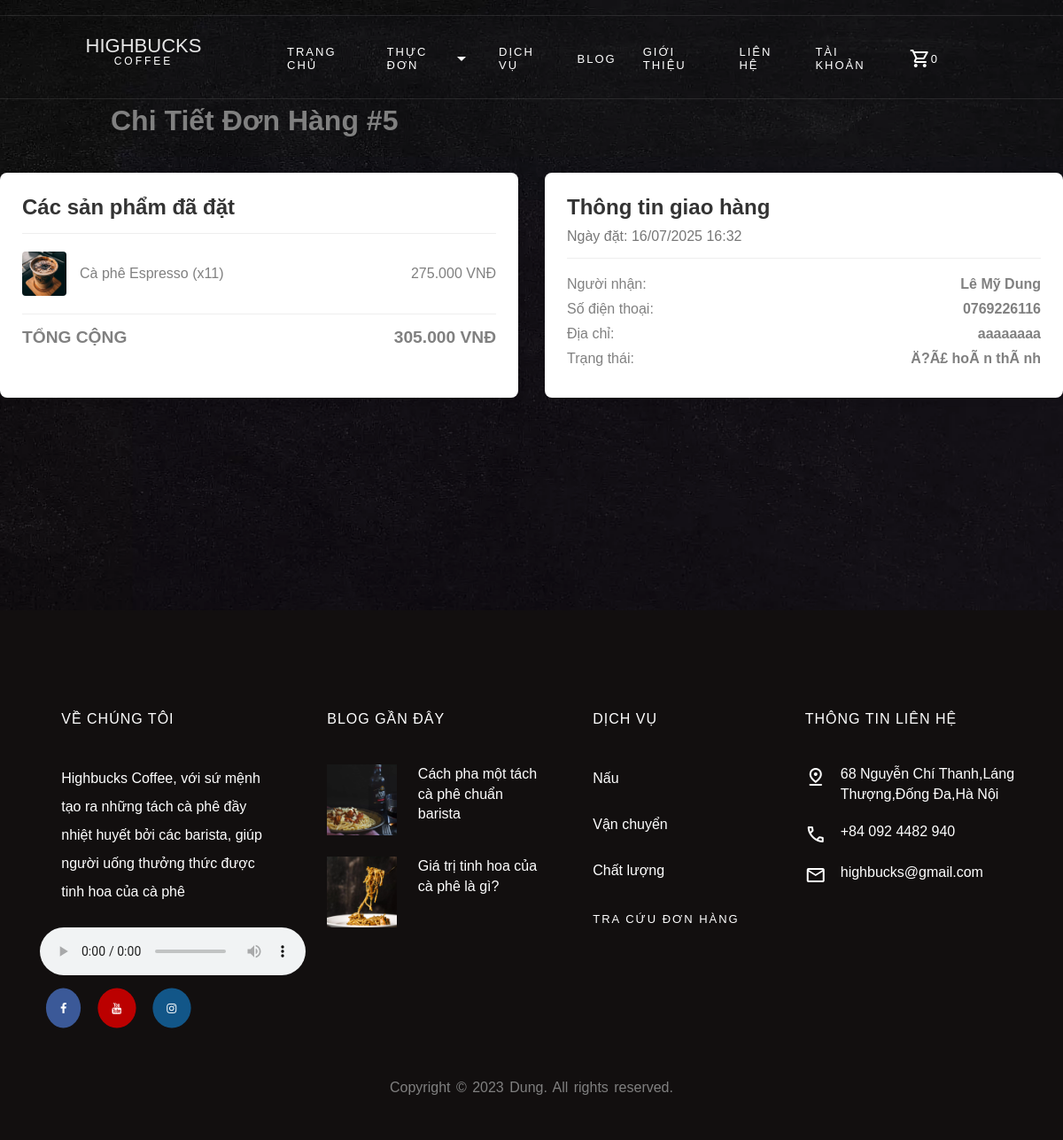
Page /Page/order_details.php?id=5 on the committed database.
### tables this page shows
CREATE TABLE IF NOT EXISTS `donhang` (
  `idDonHang` int NOT NULL AUTO_INCREMENT,
  `idTaiKhoan` int DEFAULT NULL,
  `TenNguoiNhan` varchar(255) DEFAULT NULL,
  `SoDienThoaiNhan` varchar(11) DEFAULT NULL,
  `DiaChiNhan` varchar(255) DEFAULT NULL,
  `NgayDat` datetime DEFAULT CURRENT_TIMESTAMP,
  `TongTien` decimal(10,0) DEFAULT NULL,
  `TrangThai` varchar(255) DEFAULT 'Ä�á»£i xÃ¡c nháº­n',
  PRIMARY KEY (`idDonHang`)
);

CREATE TABLE IF NOT EXISTS `chitietdonhang` (
  `idChiTiet` int NOT NULL AUTO_INCREMENT,
  `idDonHang` int DEFAULT NULL,
  `idSanPham` int DEFAULT NULL,
  `SoLuong` int DEFAULT NULL,
  `DonGia` decimal(10,0) DEFAULT NULL,
  PRIMARY KEY (`idChiTiet`)
);

CREATE TABLE IF NOT EXISTS `sanpham` (
  `idsanpham` int NOT NULL AUTO_INCREMENT,
  `TenSanPham` varchar(255) NOT NULL,
  `SoLuong` float DEFAULT NULL,
  `GiaTien` float NOT NULL,
  `PhanLoai` varchar(255) NOT NULL,
  `TrangThai` varchar(45) NOT NULL,
  PRIMARY KEY (`idsanpham`)
);

### Page/order_details.php (the view, shortened to what this page needs)
<?php
include_once __DIR__ . '/../PHP/Connect.php';
$id_don_hang = intval($_GET['id']);
$stmt = $conn->prepare("SELECT * FROM donhang WHERE idDonHang = ?");
$stmt->bind_param("i", $id_don_hang);
$stmt->execute();
$order = $stmt->get_result()->fetch_assoc();
$items = [];
$stmt_items = $conn->prepare(
    "SELECT sp.TenSanPham, sp.idSanpham, ct.SoLuong, ct.DonGia
     FROM chitietdonhang ct
     JOIN sanpham sp ON ct.idSanPham = sp.idsanpham
     WHERE ct.idDonHang = ?"
);
$stmt_items->bind_param("i", $id_don_hang);
$stmt_items->execute();
$result_items = $stmt_items->get_result();
while ($row = $result_items->fetch_assoc()) {
    $items[] = $row;
}
?>
<!DOCTYPE html>
<html lang="vi">
<head>
    <link rel="stylesheet" href="../Css/css.css">
  <link rel="stylesheet" href="https://cdnjs.cloudflare.com/ajax/libs/font-awesome/4.7.0/css/font-awesome.min.css">
</head>
<body>
    <?php include '../PHP/Menu.php'; ?>
    <div style="margin: 100px 0 0 125px;" class="banner">
        <h1>Chi Tiết Đơn Hàng #<?php echo $order['idDonHang']; ?></h1>
    </div>
    <div class="details-container">
        <div class="order-info">
            <div class="info-header">
                <h2>Các sản phẩm đã đặt</h2>
            </div>
            <div class="product-list">
                <?php foreach ($items as $item): ?>
                    <div class="info-line">
                        <img src="../Pic/<?php echo htmlspecialchars($item['idSanpham']); ?>.jpg" alt="">
                        <span class="product-name"><?php echo htmlspecialchars($item['TenSanPham']); ?> (x<?php echo $item['SoLuong']; ?>)</span>
                        <span><?php echo number_format($item['DonGia'] * $item['SoLuong'], 0, ',', '.'); ?> VNĐ</span>
                    </div>
                <?php endforeach; ?>
            </div>
            <div class="info-line order-total">
                <span>TỔNG CỘNG</span>
                <span><?php echo number_format($order['TongTien'], 0, ',', '.'); ?> VNĐ</span>
            </div>
        </div>
        <div class="shipping-info">
            <div class="info-header">
                <h2 style="margin-bottom: 10px;">Thông tin giao hàng</h2>
                <p>Ngày đặt: <?php echo date('d/m/Y H:i', strtotime($order['NgayDat'])); ?></p>
            </div>
            <div class="info-line">
                <span>Người nhận:</span>
                <strong><?php echo htmlspecialchars($order['TenNguoiNhan']); ?></strong>
            </div>
            <div class="info-line">
                <span>Số điện thoại:</span>
                <strong><?php echo htmlspecialchars($order['SoDienThoaiNhan']); ?></strong>
            </div>
            <div class="info-line">
                <span>Địa chỉ:</span>
                <strong><?php echo htmlspecialchars($order['DiaChiNhan']); ?></strong>
            </div>
            <div class="info-line">
                <span>Trạng thái:</span>
                <strong><?php echo htmlspecialchars($order['TrangThai']); ?></strong>
            </div>
        </div>
    </div>
    <?php include '../PHP/Footer.php'; ?>
</body>
</html>

### Css/css.css (style rules this page uses)
* { padding: 0; margin: 0; box-sizing: border-box; }
html,body { scroll-behavior: smooth; font-family: "Poppins", Arial, sans-serif; background-image: url(../Pic/bg_4.jpg); background-position: center; background-repeat: no-repeat; background-size: cover; background-attachment: fixed; color: gray; font-weight: 300; width: 100%; }

### Page/order_details.php (style rules this page uses)
.details-container { display: flex; max-width: 1200px; margin: 40px auto; gap: 30px; }
.order-info, .shipping-info { flex: 1; background: #fff; padding: 25px; border-radius: 8px; box-shadow: 0 2px 10px rgba(0,0,0,0.1); }
.info-header { border-bottom: 1px solid #eee; padding-bottom: 15px; margin-bottom: 20px; }
.info-header h2 { color: #333; }
.info-header p { color: #777; }
.info-line { display: flex; justify-content: space-between; margin-bottom: 10px; }
.product-list .info-line { align-items: center; }
.product-list img { width: 50px; height: 50px; border-radius: 4px; margin-right: 15px; }
.product-name { flex-grow: 1; }
.order-total { border-top: 1px solid #eee; padding-top: 15px; margin-top: 20px; font-weight: bold; font-size: 1.2em; }

### rows in the picture
donhang: idDonHang "5", TongTien "305.000", NgayDat "16/07/2025 16:32", TenNguoiNhan "Lê Mỹ Dung", SoDienThoaiNhan "0769226116", DiaChiNhan "aaaaaaaa", TrangThai "Ä?Ã£ hoÃ n thÃ nh"
chitietdonhang: idSanPham.TenSanPham "Cà phê Espresso", SoLuong "11", $item['DonGia'] * $item['SoLuong'] "275.000"

### other values in the picture
$cart_item_count "0"
